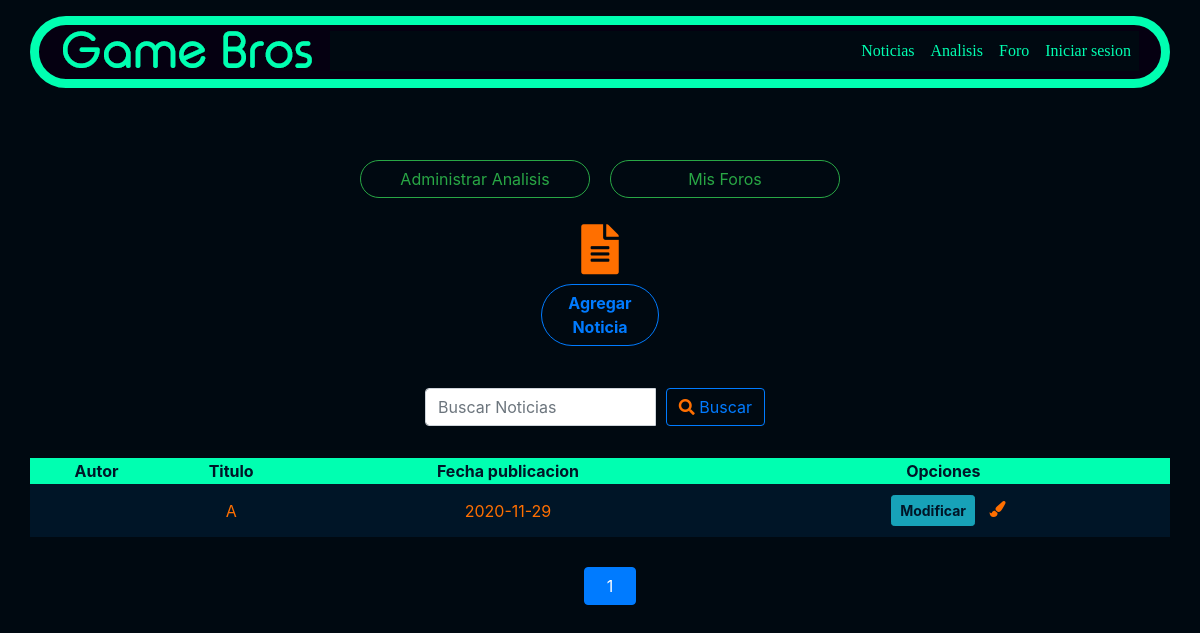
The page /listar-noticia/ on the database as committed earlier.
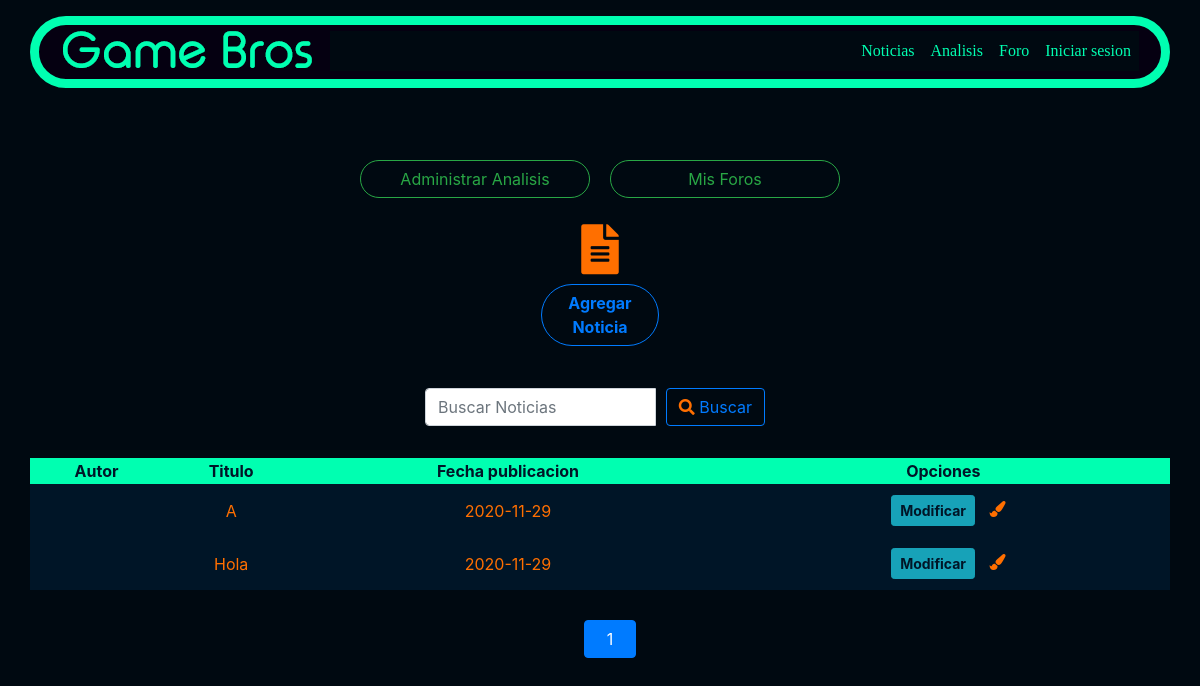
The same page on the database as committed later.
### noticias/models.py (models this page shows, shortened)
class Post(models.Model):
    nombrejuego = models.CharField(max_length=200)
    titulo = models.CharField(max_length=200)
    slug = models.SlugField('Slug', max_length = 200, null=True, blank=True)
    genero = models.ManyToManyField(Genero)
    contenido = RichTextField()
    imagen = models.ImageField(null = True, upload_to="post")
    fecha_publicacion = models.DateField('Fecha de Creacion',auto_now = False,auto_now_add = True)

### noticias/views.py (the view)
# urls.py: path('listar-noticia/', listar_noticia, name="listar_noticia"),
def listar_noticia(request):
    queruset = request.GET.get("buscar")
    post = Post.objects.all()
    if queruset:
        post = Post.objects.filter(
            Q(titulo__icontains = queruset)
        ).distinct()
    paginator = Paginator(post,10)
    page = request.GET.get('page')
    post = paginator.get_page(page)
    data = {
        'post': post
    }
    return render(request, 'crud_noticia/listar.html', data)

### noticias/templates/crud_noticia/listar.html (shortened to what this page needs)
{% extends 'base_generic.html' %}
{% block content %}
<div class="container col-5" style="text-align: center; padding-top: 150px;">
  <div class="row pb-3 ">
    <a href="{% url 'listar_analisis' %}" class="rounded-pill btn btn-outline-success col" role="button">  Administrar Analisis   </a>
    <a href="{% url 'listar_foro' %}" class="rounded-pill btn btn-outline-success col" role="button">  Mis Foros   </a>
  </div>
  <i class="color2 col-12 fas fa-file-alt" style="font-size: 50px;"></i>
  <a href="{% url 'agregar_noticia' %}" class=" rounded-pill col-3 btn btn-outline-primary" style="font-weight: bolder;" role="button">Agregar Noticia</a>
</div>
<div class="row py-3" style=" justify-content: center;">
  <div class="col-md-4 py-3 search">
    <form method="get">
      <div id="custom-search-input">
        <div class="input-group col-md-12">
          <input type="text" class="form-control" placeholder="Buscar Noticias" name="buscar">
          <span class="input-group-list">
            <button type="submit" class=" my-0 btn btn-outline-primary"><i class="fas fa-search"></i> Buscar</button>
          </span>
        </div>
      </div>
    </form>
  </div>
</div>
<div class="pb-5" style="text-align: center;">
    <table class="container table-hover table-dark">
        <thead>
          <tr class="color4" style="background-color: #00FFB1   ;">
            <th scope="col" class="color4">Autor</th>
            <th scope="col" class="color4">Titulo</th>
            <th scope="col" class="color4">Fecha publicacion</th>
            <th scope="col" class="color4">Opciones</th>
          </tr>
        </thead>
        <tbody>
            {% for p in post %}
            <tr class="color2">
                <td>{{ p.autor | title }}</td>
                <td>{{ p.titulo | title }}</td>
                <td>{{ p.fecha_publicacion | title }}</td>
                <td>
                  <div class="container">
                    <a href="{% url 'modificar_noticia' p.slug %}" class="color4 btn btn-info btn-sm" style="font-weight: bolder;">Modificar</a>
                    <i class="fas fa-paint-brush"></i>
                  </div>
                </td>
            </tr>
          {% endfor %}
        </tbody>
      </table>
      <ul class="pagination justify-content-center" style="margin:20px 0">
        {% for i in post.paginator.page_range %}
          {% if post.number == i %}
          <li class="page-item">
            <a class="btn btn-primary col">{{ i }}</a>
          </li>
          {% else %}
          <li class="page-item">
            <a class="btn btn-outline-primary col" href="?page={{ i }}{% if request.GET.buscar %}&buscar={{ request.GET.buscar }}{% endif %}">{{ i }}</a>
          </li>
          {% endif %}
        {% endfor %}
      </ul>
</div>
{% endblock %}

Rows that differ between the two databases and show on the page:
added Post: titulo "Hola", fecha_publicacion "2020-11-29"
